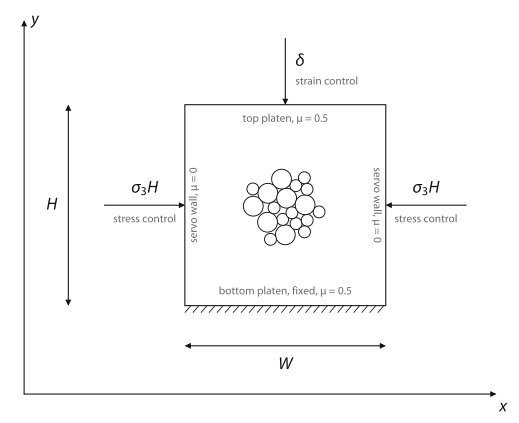

This chart was generated by the following Python code:
"""apparatus.py -- schematic of the qsDEM biaxial apparatus (9.24/biaxial), drawn after Fig. 1
of Combe and Roux, PRL 85, 3628 (2000): the box, the wall roles, the loads, the dimension lines
and the x-y frame, one thin line weight throughout.

    python apparatus.py        -> apparatus.svg and apparatus.png next to this file

What it shows.  Top platen displacement-controlled (moved down by delta per step, mu 0.5),
bottom platen fixed (hatched, mu 0.5), left and right walls stress-controlled servo walls that
each hold the force sigma_3 x H (frictionless, the membrane).  The disc cluster is 19 real grains
from the center of the consolidated 10k specimen (bidisperse R 0.5 / 0.3), scaled into the
sketch; the grain-to-box ratio is not to scale, as in the paper's figure.
"""
from pathlib import Path
import matplotlib
matplotlib.use('Agg')
import matplotlib.pyplot as plt
import matplotlib.font_manager as fm
from matplotlib.patches import Circle, FancyArrowPatch, Rectangle

HERE = Path(__file__).resolve().parent
INK, MUTED = '#111111', '#6b6a67'
LW = 0.8                      # one line weight
FS_SYM, FS_TXT = 13, 8.5      # symbols, role labels

# Myriad Pro, the site's face, from the user's font folder; the SVG embeds glyphs as paths so
# the published file needs no font.
FONT_DIR = Path.home() / 'Library' / 'Fonts'
FONTS = {'regular': 'MYRIADPRO-REGULAR.OTF', 'italic': 'MyriadPro-It.otf', 'bold': 'MYRIADPRO-BOLD.OTF'}
if all((FONT_DIR / f).exists() for f in FONTS.values()):
    for f in FONTS.values():
        fm.fontManager.addfont(str(FONT_DIR / f))
    plt.rcParams.update({'font.family': 'Myriad Pro', 'mathtext.fontset': 'custom',
                         'mathtext.rm': 'Myriad Pro', 'mathtext.it': 'Myriad Pro:italic',
                         'mathtext.bf': 'Myriad Pro:bold', 'mathtext.sf': 'Myriad Pro'})
else:
    print('Myriad Pro not found in ~/Library/Fonts, drawing with the default sans')
plt.rcParams.update({'lines.linewidth': LW, 'patch.linewidth': LW, 'text.color': INK,
                     'svg.fonttype': 'path'})

# (x, y, R) of the 19 grains within 1.9 of the center of packs/consol_N10000_sigauto.npz
# (9.24/biaxial), relative to that center, grain units.
CLUSTER = [(-0.001, -1.493, 0.5), (-0.748, -1.722, 0.3), (-1.615, -0.051, 0.5),
           (-1.635, 0.817, 0.3), (-0.134, -0.716, 0.3), (0.541, -0.93, 0.3),
           (-0.879, 0.599, 0.5), (0.065, 0.351, 0.5), (-0.896, -0.859, 0.5),
           (0.333, -0.384, 0.3), (-0.566, -0.135, 0.3), (1.103, -0.763, 0.3),
           (1.701, -0.34, 0.3), (0.966, -1.344, 0.3), (0.994, 0.019, 0.5),
           (0.53, 0.984, 0.3), (-0.191, 1.313, 0.5), (1.096, 0.8, 0.3), (0.96, 1.38, 0.3)]
CLUSTER_EDGE = 2.177          # outermost disc edge of that set, grain units
CLUSTER_R = 0.215             # its radius in the sketch, box units

fig = plt.figure(figsize=(5.4, 4.4))
ax = fig.add_axes([0, 0, 1, 1])
ax.set_xlim(-0.92, 1.66)
ax.set_ylim(-0.58, 1.52)
ax.set_aspect('equal')
ax.axis('off')


def arrow(p0, p1, style='-|>', scale=8):
    ax.add_patch(FancyArrowPatch(p0, p1, arrowstyle=style, mutation_scale=scale, color=INK,
                                 lw=LW, shrinkA=0, shrinkB=0, joinstyle='miter'))


def text(x, y, s, size=FS_TXT, color=MUTED, **kw):
    ax.text(x, y, s, fontsize=size, color=color, **kw)


# the box: unit square, W = H (the specimen is 1:1)
ax.add_patch(Rectangle((0, 0), 1, 1, fill=False, ec=INK, lw=LW))

# bottom platen fixed: the paper's hatching, short strokes leaning right under the wall
for x in [0.03 + 0.04 * k for k in range(25)]:
    ax.plot([x - 0.03, x], [-0.035, 0.0], color=INK, lw=0.6, solid_capstyle='butt')

# top platen: displacement control
arrow((0.5, 1.33), (0.5, 1.0))
text(0.55, 1.215, r'$\delta$', FS_SYM, INK, ha='left', va='center')
text(0.55, 1.115, 'strain control', ha='left', va='center')

# servo walls: each face at sigma_3 H
for x0, x1, xc in ((-0.40, 0.0, -0.20), (1.40, 1.0, 1.20)):
    arrow((x0, 0.5), (x1, 0.5))
    text(xc, 0.545, r'$\sigma_3 H$', FS_SYM, INK, ha='center', va='bottom')
    text(xc, 0.455, 'stress control', ha='center', va='top')

# wall roles inside, in the place of the paper's wall numbers
text(0.5, 0.955, 'top platen, μ = 0.5', ha='center', va='top')
text(0.5, 0.045, 'bottom platen, fixed, μ = 0.5', ha='center', va='bottom')
text(0.045, 0.5, 'servo wall, μ = 0', rotation=90, ha='center', va='center')
text(0.955, 0.5, 'servo wall, μ = 0', rotation=-90, ha='center', va='center')

# dimensions
arrow((-0.58, 0.0), (-0.58, 1.0), '<|-|>')
text(-0.635, 0.5, r'$H$', FS_SYM, INK, ha='right', va='center')
arrow((0.0, -0.20), (1.0, -0.20), '<|-|>')
text(0.5, -0.255, r'$W$', FS_SYM, INK, ha='center', va='top')

# the x-y frame, as in the paper
arrow((-0.80, -0.44), (1.55, -0.44))
arrow((-0.80, -0.44), (-0.80, 1.42))
text(1.565, -0.465, r'$x$', FS_SYM, INK, ha='left', va='top')
text(-0.765, 1.42, r'$y$', FS_SYM, INK, ha='left', va='center')

# the grains
s = CLUSTER_R / CLUSTER_EDGE
for x, y, r in CLUSTER:
    ax.add_patch(Circle((0.5 + s * x, 0.5 + s * y), s * r, fc='white', ec=INK, lw=0.7))

for name, kw in (('apparatus.svg', {}), ('apparatus.png', {'dpi': 300})):
    fig.savefig(HERE / name, transparent=True, **kw)
    print('wrote', HERE / name)
